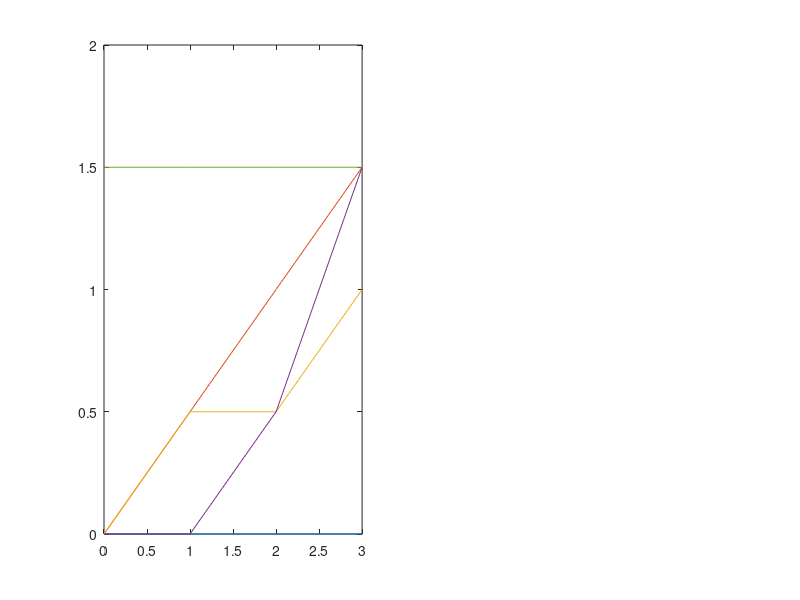

Write MATLAB code to recreate this figure. (Note: this script raises an error after producing the figure.)
% Codes for "Optimal irreversible monetary policy"
% Copyright(c) Kohei Hasui, Matsuyama University (Feb 2021).
% Note: Please use this code your own responsibility. I would not be responsible for any damage or error that might occur by using this code.

close all
clear


%
% 1: Impulses
%


% Probabilities: probH denotes Prob(rnt=rL|rn_{t-1}=rH).
%probH = 0.01; % Case (a)
probH = 0.4;  % Case (b) 

probL = 0.875; % q in article

% model params
sig      = 1;
kappa    = 0.024;
rL       = -1/4;
rH       = 1.5/4;
bet      = 1/(1+rH/100);
lambda   = 0.003;
lambdai  = 0.01;


% Horizon and state space
nperiod = 4; % t = 0,1,2,3

imin = 0;
imax = 1.5;
inti = .5;
i_grid = (imin:inti:imax)/4;
d_grid = [-1,0,1];

[imat,dmat] = ndgrid(i_grid,d_grid);

si = imat(:);
sd = dmat(:);

St = [dmat(:),imat(:)];

[~,amat] = ndgrid(i_grid,[0,0,1]);
[~,bmat] = ndgrid(i_grid,[1,0,0]);
[~,cmat] = ndgrid(i_grid,[0,1,1]);

a = amat(:).*St(:,2);
b = bmat(:).*St(:,2) + imax/4*cmat(:);

ns = size(St,1);



%
% Model 1: Policy irreversibility
%

% Policy function (state rH)
ppol_irr_H = zeros(ns,nperiod);
xpol_irr_H = zeros(ns,nperiod);
ipol_irr_H = zeros(ns,nperiod);
val_irr_H  = zeros(ns,nperiod);

% Policy function (state rL)
ppol_irr_L = zeros(ns,nperiod);
xpol_irr_L = zeros(ns,nperiod);
ipol_irr_L = zeros(ns,nperiod);
val_irr_L  = zeros(ns,nperiod);

% --Solve model backward--
% t = 3
t = nperiod;
for i_s = 1:ns
    
    a_irr_is = a(i_s); b_irr_is = b(i_s); i4_vec = a_irr_is:inti/4:b_irr_is;
    
    x_irr_4H_vec = -sig*(i4_vec-rH);
    p_irr_4H_vec = kappa*x_irr_4H_vec;
    [vH,indv_irr_H] = min(0.5*p_irr_4H_vec.^2 + lambda*0.5*x_irr_4H_vec.^2);
    
    ppol_irr_H(i_s,t) = p_irr_4H_vec(indv_irr_H);
    xpol_irr_H(i_s,t) = x_irr_4H_vec(indv_irr_H);
    ipol_irr_H(i_s,t) = i4_vec(indv_irr_H);
    val_irr_H(i_s,t) = vH;
    
    x4L_vec = -sig*(i4_vec-rL);
    p4L_vec = kappa*x4L_vec;
    [vL,indv_irr_L] = min(0.5*p4L_vec.^2 + lambda*0.5*x4L_vec.^2);
    ppol_irr_L(i_s,t) = p4L_vec(indv_irr_L);
    xpol_irr_L(i_s,t) = x4L_vec(indv_irr_L);
    ipol_irr_L(i_s,t) = i4_vec(indv_irr_L);
    val_irr_L(i_s,t) = vL;
    
end
% t = 0,1,2
for t = nperiod-1:-1:1

    for i_s = 1:ns
    
    
        ilag_irr = si(i_s);
        a_irr_is = a(i_s); b_irr_is = b(i_s); i_irr_vec = a_irr_is:inti/4:b_irr_is;
    
        ni_irr_vec = size(i_irr_vec,2);
    
        Ep_irr_H = zeros(1,ni_irr_vec);
        Ex_irr_H = zeros(1,ni_irr_vec);
        Ev_irr_H = zeros(1,ni_irr_vec);
    
        Ep_irr_L = zeros(1,ni_irr_vec);
        Ex_irr_L = zeros(1,ni_irr_vec);
        Ev_irr_L = zeros(1,ni_irr_vec);
    
        for ii = 1:ni_irr_vec
        
            it_irr = i_irr_vec(ii);  dt_irr = sign(it_irr-ilag_irr);
            hit_ind_d_irr = St(:,1)==dt_irr;
            hit_ind_i_irr = St(:,2)==it_irr;
            hit_ind_irr = hit_ind_i_irr+hit_ind_d_irr;
            ind_2_irr = find(hit_ind_irr == 2);
        
            Ep_irr_H(ii) = probH*ppol_irr_L(ind_2_irr,t+1) + (1-probH)*ppol_irr_H(ind_2_irr,t+1);
            Ex_irr_H(ii) = probH*xpol_irr_L(ind_2_irr,t+1) + (1-probH)*xpol_irr_H(ind_2_irr,t+1);
            Ev_irr_H(ii) = probH*val_irr_L(ind_2_irr,t+1)  + (1-probH)*val_irr_H(ind_2_irr,t+1);
        
            Ep_irr_L(ii) = probL*ppol_irr_L(ind_2_irr,t+1) + (1-probL)*ppol_irr_H(ind_2_irr,t+1);
            Ex_irr_L(ii) = probL*xpol_irr_L(ind_2_irr,t+1) + (1-probL)*xpol_irr_H(ind_2_irr,t+1);
            Ev_irr_L(ii) = probL*val_irr_L(ind_2_irr,t+1)  + (1-probL)*val_irr_H(ind_2_irr,t+1);
        
        
        end
    
        xt_irr_H_vec = Ex_irr_H-sig*(i_irr_vec-Ep_irr_H-rH);
        pt_irr_H_vec = bet*Ep_irr_H +kappa*xt_irr_H_vec;
        [vt_irr_H,indv_irr_H] = min(0.5*pt_irr_H_vec.^2 + lambda*0.5*xt_irr_H_vec.^2 + bet*Ev_irr_H);
    
        ppol_irr_H(i_s,t) = pt_irr_H_vec(indv_irr_H);
        xpol_irr_H(i_s,t) = xt_irr_H_vec(indv_irr_H);
        ipol_irr_H(i_s,t) = i_irr_vec(indv_irr_H);
        val_irr_H(i_s,t) = vt_irr_H;
    
        xt_irr_L_vec = Ex_irr_L -sig*(i_irr_vec-Ep_irr_L-rL);
        pt_irr_L_vec = bet*Ep_irr_L + kappa*xt_irr_L_vec;
        [vt_irr_L,indv_irr_L] = min(0.5*pt_irr_L_vec.^2 + lambda*0.5*xt_irr_L_vec.^2 + bet*Ev_irr_L);
    
        ppol_irr_L(i_s,t) = pt_irr_L_vec(indv_irr_L);
        xpol_irr_L(i_s,t) = xt_irr_L_vec(indv_irr_L);
        ipol_irr_L(i_s,t) = i_irr_vec(indv_irr_L);
        val_irr_L(i_s,t) = vt_irr_L;
    
    end

end


% --Simulate path: r^n = rL rL rH rH--
vpath_irr = zeros(nperiod,1);
ppath_irr = zeros(nperiod,1);
xpath_irr = zeros(nperiod,1);
ipath_irr = zeros(nperiod,1);
rpath_irr = zeros(nperiod,1);
dpath_irr = zeros(nperiod,1);
i_0 = 0;
d_0 = 0;

rnpath = rH*ones(1,nperiod);
rnpath(1:1) = rL;
drL    = rnpath == rL;

% t = 0; r^n = rL
    T = 1;

    indd = St(:,1) == d_0;
    indi = St(:,2) == i_0;
    indv1 =find(indd+indi == 2);
    
    v1_irr = val_irr_L(indv1,T);
    i_1 = ipol_irr_L(indv1,T);
    d_1 = sign(i_1-i_0);
    p_1 = ppol_irr_L(indv1,T);
    x_1 = xpol_irr_L(indv1,T);
    Ep_2 = (p_1-kappa*x_1)/bet;
    r_1 = i_1 - Ep_2;
    vpath_irr(T) = v1_irr; 
    ipath_irr(T) = i_1; 
    ppath_irr(T) = p_1; 
    xpath_irr(T) = x_1; 
    dpath_irr(T) = d_1;
    rpath_irr(T) = r_1; 
    
% t = 1,2,3: r^n = rL
for T = 2:nperiod
    
    drLT = drL(T);
    
    i_lag = ipath_irr(T-1);
    d_lag = dpath_irr(T-1);
    indd = St(:,1) == d_lag;
    indi = St(:,2) == i_lag;
    indv_2 =find(indd+indi == 2);
    v_t = drLT*val_irr_L(indv_2,T) + (1-drLT)*val_irr_H(indv_2,T);
    vpath_irr(T) = v_t;
    i_t = drLT*ipol_irr_L(indv_2,T) + (1-drLT)*ipol_irr_H(indv_2,T);
    d_t = sign(i_t-i_lag);
    p_t = drLT*ppol_irr_L(indv_2,T) + (1-drLT)*ppol_irr_H(indv_2,T);
    x_t = drLT*xpol_irr_L(indv_2,T) + (1-drLT)*xpol_irr_H(indv_2,T);
    Ep_t = (p_t-kappa*x_t)/bet;
    r_t = i_t - Ep_t;
    
    ipath_irr(T)  = i_t; 
    ppath_irr(T)  = p_t; 
    xpath_irr(T)  = x_t;
    dpath_irr(T)  = d_t;
    rpath_irr(T)  = r_t;
    
end


%
% Model 2: Interest rate smoothing
%

si = i_grid';

St = si;

a = min(i_grid);
b = max(i_grid);
ns = size(St,1);

ppol_irs_H = zeros(ns,nperiod);
xpol_irs_H = zeros(ns,nperiod);
ipol_irs_H = zeros(ns,nperiod);
val_irs_H  = zeros(ns,nperiod);

ppol_irs_L = zeros(ns,nperiod);
xpol_irs_L = zeros(ns,nperiod);
ipol_irs_L = zeros(ns,nperiod);
val_irs_L  = zeros(ns,nperiod);

% --Solve model backward--
% t = 3
t = nperiod;
for i_s = 1:ns
    
    i4_irs_vec = i_grid;
    i3_irs = i_grid(i_s);
    
    x4_irs_H_vec = -sig*(i4_irs_vec-rH);
    p4_irs_H_vec = kappa*x4_irs_H_vec;
    [v_irs_H,indv_irs_H] = min(0.5*(p4_irs_H_vec.^2 + lambda*x4_irs_H_vec.^2 + lambdai*(i4_irs_vec-i3_irs).^2));
    
    ppol_irs_H(i_s,t) = p4_irs_H_vec(indv_irs_H);
    xpol_irs_H(i_s,t) = x4_irs_H_vec(indv_irs_H);
    ipol_irs_H(i_s,t) = i4_irs_vec(indv_irs_H);
    val_irs_H(i_s,t) = v_irs_H;
    
    x4_irs_L_vec = -sig*(i4_irs_vec-rL);
    p4_irs_L_vec = kappa*x4_irs_L_vec;
    [v_irs_L,indv_irs_L] = min(0.5*(p4_irs_L_vec.^2 + lambda*x4_irs_L_vec.^2 + lambdai*(i4_irs_vec-i3_irs).^2));
    ppol_irs_L(i_s,t) = p4_irs_L_vec(indv_irs_L);
    xpol_irs_L(i_s,t) = x4_irs_L_vec(indv_irs_L);
    ipol_irs_L(i_s,t) = i4_irs_vec(indv_irs_L);
    val_irs_L(i_s,t) = v_irs_L;
    
end
% t = 0,1,2
for t = nperiod-1:-1:1

    for i_s = 1:ns
    
    
        ilag_irs_ = si(i_s);
        i_irs__vec = i_grid;
    
        ni_irs_vec = size(i_irs__vec,2);
    
        Ep_irs_H = zeros(1,ni_irs_vec);
        Ex_irs_H = zeros(1,ni_irs_vec);
        Ev_irs_H = zeros(1,ni_irs_vec);
        Ep_irs_L = zeros(1,ni_irs_vec);
        Ex_irs_L = zeros(1,ni_irs_vec);
        Ev_irs_L = zeros(1,ni_irs_vec);
    
        for ii = 1:ni_irs_vec
        
            it = i_irs__vec(ii);
            ind_it = find(St == it);
            Ep_irs_H(ii) = probH*ppol_irs_L(ind_it,t+1) + (1-probH)*ppol_irs_H(ind_it,t+1);
            Ex_irs_H(ii) = probH*xpol_irs_L(ind_it,t+1) + (1-probH)*xpol_irs_H(ind_it,t+1);
            Ev_irs_H(ii) = probH*val_irs_L(ind_it,t+1)  + (1-probH)*val_irs_H(ind_it,t+1);
            
            Ep_irs_L(ii) = probL*ppol_irs_L(ind_it,t+1) + (1-probL)*ppol_irs_H(ind_it,t+1);
            Ex_irs_L(ii) = probL*xpol_irs_L(ind_it,t+1) + (1-probL)*xpol_irs_H(ind_it,t+1);
            Ev_irs_L(ii) = probL*val_irs_L(ind_it,t+1)  + (1-probL)*val_irs_H(ind_it,t+1);
        
        end
        
        xt_irs_H_vec = Ex_irs_H-sig*(i_irs__vec-Ep_irs_H-rH);
        pt_irs_H_vec = bet*Ep_irs_H +kappa*xt_irs_H_vec;
        [vt_irs_H,indv_irs_H] = min(0.5*pt_irs_H_vec.^2 + lambda*0.5*xt_irs_H_vec.^2 + lambdai*0.5*(i_irs__vec-ilag_irs_).^2 + bet*Ev_irs_H);
        
        ppol_irs_H(i_s,t) = pt_irs_H_vec(indv_irs_H);
        xpol_irs_H(i_s,t) = xt_irs_H_vec(indv_irs_H);
        ipol_irs_H(i_s,t) = i_irs__vec(indv_irs_H);
        val_irs_H(i_s,t) = vt_irs_H;
        
        xt_irs_L_vec = Ex_irs_L -sig*(i_irs__vec-Ep_irs_L-rL);
        pt_irs_L_vec = bet*Ep_irs_L + kappa*xt_irs_L_vec;
        [vt_irs_L,indv_irs_L] = min(0.5*pt_irs_L_vec.^2 + lambda*0.5*xt_irs_L_vec.^2 + lambdai*0.5*(i_irs__vec-ilag_irs_).^2 + bet*Ev_irs_L);
        ppol_irs_L(i_s,t) = pt_irs_L_vec(indv_irs_L);
        xpol_irs_L(i_s,t) = xt_irs_L_vec(indv_irs_L);
        ipol_irs_L(i_s,t) = i_irs__vec(indv_irs_L);
        val_irs_L(i_s,t) = vt_irs_L;
    
    end

end

% --Simulate path: r^n = rL rL rH rH--
vpath_irs = zeros(nperiod,1);
ppath_irs = zeros(nperiod,1);
xpath_irs = zeros(nperiod,1);
ipath_irs = zeros(nperiod,1);
rpath_irs = zeros(nperiod,1);
dpath_irs = zeros(nperiod,1);
i_0 = 0;

rnpath = rH*ones(1,nperiod);
rnpath(1:1) = rL;
drL    = rnpath == rL;

% t = 1; r^n = rL
    T = 1;
    
    indi = St == i_0;
    indv1 =find(indi == 1);

    v1_irs = val_irs_L(indv1,T);
    i_1    = ipol_irs_L(indv1,T);
    d_1    = sign(i_1-i_0);
    p_1    = ppol_irs_L(indv1,T);
    x_1    = xpol_irs_L(indv1,T);
    Ep_2   = (p_1-kappa*x_1)/bet;
    r_1    = i_1 - Ep_2;
    
    vpath_irs(T) = v1_irs; 
    ipath_irs(T) = i_1; 
    ppath_irs(T) = p_1; 
    xpath_irs(T) = x_1; 
    dpath_irs(T) = d_1;
    rpath_irs(T) = r_1;

% t = 1:3 r^n = rL
for T = 2:nperiod
    
    drLT = drL(T);
    
    i_lag = ipath_irs(T-1);
    d_lag = dpath_irs(T-1);
    
    indi   = St == i_lag;
    indv_2 = find(indi == 1);
    
    v_t = drLT*val_irs_L(indv_2,T) + (1-drLT)*val_irs_H(indv_2,T);
    vpath_irs(T) = v_t;
    i_t  = drLT*ipol_irs_L(indv_2,T) + (1-drLT)*ipol_irs_H(indv_2,T);
    d_t  = sign(i_t-i_lag);
    p_t  = drLT*ppol_irs_L(indv_2,T) + (1-drLT)*ppol_irs_H(indv_2,T);
    x_t  = drLT*xpol_irs_L(indv_2,T) + (1-drLT)*xpol_irs_H(indv_2,T);
    Ep_t = (p_t-kappa*x_t)/bet;
    r_t = i_t - Ep_t;
    
    ipath_irs(T)  = i_t; 
    ppath_irs(T)  = p_t; 
    xpath_irs(T)  = x_t;
    dpath_irs(T)  = d_t;
    rpath_irs(T)  = r_t;
    
end



%
% Model 3: Pure discretion
%

ppol_pd_H = zeros(1,nperiod);
xpol_pd_H = zeros(1,nperiod);
ipol_pd_H = zeros(1,nperiod);
val_pd_H  = zeros(1,nperiod);

ppol_pd_L = zeros(1,nperiod);
xpol_pd_L = zeros(1,nperiod);
ipol_pd_L = zeros(1,nperiod);
val_pd_L  = zeros(1,nperiod);

ivec = (0:inti:1.5)/4;

% --Solve model backward--
% t = 3
    t = nperiod;
    
    x_pd_4H_vec = -sig*(ivec-rH);
    p_pd_4H_vec = kappa*x_pd_4H_vec;
    [v_pd_H,indv_pd_H] = min(0.5*p_pd_4H_vec.^2 + lambda*0.5*x_pd_4H_vec.^2);
    
    ppol_pd_H(:,t) = p_pd_4H_vec(indv_pd_H);
    xpol_pd_H(:,t) = x_pd_4H_vec(indv_pd_H);
    ipol_pd_H(:,t) = ivec(indv_pd_H);
    val_pd_H(:,t) = v_pd_H;
    
    x4_pd_L_vec = -sig*(ivec-rL);
    p4_pd_L_vec = kappa*x4_pd_L_vec;
    [v_pd_L,indv_pd_L] = min(0.5*p4_pd_L_vec.^2 + lambda*0.5*x4_pd_L_vec.^2);
    ppol_pd_L(:,t) = p4_pd_L_vec(indv_pd_L);
    xpol_pd_L(:,t) = x4_pd_L_vec(indv_pd_L);
    ipol_pd_L(:,t) = ivec(indv_pd_L);
    val_pd_L(:,t) = v_pd_L;
    
% t = 0,1,2
for t = nperiod-1:-1:1
%for i_s = 1:ns
    
    Ep_pd_H = probH*ppol_pd_L(t+1) + (1-probH)*ppol_pd_H(t+1);
    Ex_pd_H = probH*xpol_pd_L(t+1) + (1-probH)*xpol_pd_H(t+1);
    Ev_pd_H = probH*val_pd_L(t+1)  + (1-probH)*val_pd_H(t+1);
    
    Ep_pd_L = probL*ppol_pd_L(t+1) + (1-probL)*ppol_pd_H(t+1);
    Ex_pd_L = probL*xpol_pd_L(t+1) + (1-probL)*xpol_pd_H(t+1);
    Ev_pd_L = probL*val_pd_L(t+1)  + (1-probL)*val_pd_H(t+1);
    
    xt_pd_H_vec = Ex_pd_H-sig*(ivec-Ep_pd_H-rH);
    pt_pd_H_vec = bet*Ep_pd_H +kappa*xt_pd_H_vec;
    [vtH,indv_pd_H] = min(0.5*pt_pd_H_vec.^2 + lambda*0.5*xt_pd_H_vec.^2 + bet*Ev_pd_H);
    
    ppol_pd_H(t) = pt_pd_H_vec(indv_pd_H);
    xpol_pd_H(t) = xt_pd_H_vec(indv_pd_H);
    ipol_pd_H(t) = ivec(indv_pd_H);
    val_pd_H(t) = vtH;
    
    xt_pd_L_vec = Ex_pd_L -sig*(ivec-Ep_pd_L-rL);
    pt_pd_L_vec = bet*Ep_pd_L + kappa*xt_pd_L_vec;
    [vt_pd_L,indv_pd_L] = min(0.5*pt_pd_L_vec.^2 + lambda*0.5*xt_pd_L_vec.^2 + bet*Ev_pd_L);
    ppol_pd_L(t) = pt_pd_L_vec(indv_pd_L);
    xpol_pd_L(t) = xt_pd_L_vec(indv_pd_L);
    ipol_pd_L(t) = ivec(indv_pd_L);
    val_pd_L(t) = vt_pd_L;
    
end

% --Simulate path: r^n = rL rL rH rH--
vpath_pd = zeros(nperiod,1);
ppath_pd = zeros(nperiod,1);
xpath_pd = zeros(nperiod,1);
ipath_pd = zeros(nperiod,1);
rnpath_pd = zeros(nperiod,1);
rpath_pd = zeros(nperiod,1);
i_0 = rH;

% t = 1; r^n = rL
    T = 1;
    v1_pd = val_pd_L(T);
    vpath_pd(T) = v1_pd; 
    i_1 = ipol_pd_L(T);
    p_1 = ppol_pd_L(T);
    x_1 = xpol_pd_L(T);
    Ep_2 = (p_1-kappa*x_1)/bet;
    r_1 = i_1 - Ep_2; 
    ppath_pd(T) = p_1; 
    xpath_pd(T) = x_1;
    rpath_pd(T) = r_1;
    ipath_pd(T) = i_1;
    %rnpath_pd(T) = rL;

% t = 2: r^n = rL
for T = 2:nperiod
    
    drLT = drL(T);
    
    v_t_pd = drLT*val_pd_L(T)+(1-drLT)*val_pd_H(T);
    vpath_pd(T) = v_t_pd;
    i_t = drLT*ipol_pd_L(T)+(1-drLT)*ipol_pd_H(T);
    p_t = drLT*ppol_pd_L(T)+(1-drLT)*ppol_pd_H(T);
    x_t = drLT*xpol_pd_L(T)+(1-drLT)*xpol_pd_H(T);
    Ep_t = (p_t-kappa*x_t)/bet;
    r_t = i_t - Ep_t; 
    ipath_pd(T) = i_t; 
    ppath_pd(T) = p_t; 
    xpath_pd(T) = x_t;
    rpath_pd(T) = r_t;

end


%
% Model 4: Commitment
%

rngrid   = [rL rH];
rn       = rngrid';
rnpath   = [rL rH rH rH];
i_choice = [0 0.5 1 1.5]/4;

[i0mat,i1mat,i2mat,i3mat] = ndgrid(i_choice,i_choice,i_choice,i_choice);

imat = [i0mat(:),i1mat(:),i2mat(:),i3mat(:)];
[ni,~] = size(imat);

nrn = size(rngrid,2);
indL = 1;
indH = 2;

vpath_com3 = zeros(ni,nperiod+1,nrn);
ppath_com3 = zeros(ni,nperiod+1,nrn);
xpath_com3 = zeros(ni,nperiod+1,nrn);

vimps_com  = zeros(ni,nperiod);
pimps_com  = zeros(ni,nperiod);
ximps_com  = zeros(ni,nperiod);
epimps_com = zeros(ni,nperiod);

% --Solve model backwardly--
for ii = 1:ni
    
    ipath_i = imat(ii,:);
    
    for t = nperiod:-1:1
        
        rn_t = rnpath(t);
        i_t  = ipath_i(t);
        dum_rH = rn_t == rH; 
        
        Ep = [probL*(ppath_com3(ii,t+1,indL)) + (1-probL)*(ppath_com3(ii,t+1,indH));probH*(ppath_com3(ii,t+1,indL)) + (1-probH)*(ppath_com3(ii,t+1,indH))];
        Ex = [probL*(xpath_com3(ii,t+1,indL)) + (1-probL)*(xpath_com3(ii,t+1,indH));probH*(xpath_com3(ii,t+1,indL)) + (1-probH)*(xpath_com3(ii,t+1,indH))];
        Ev = [probL*(vpath_com3(ii,t+1,indL)) + (1-probL)*(vpath_com3(ii,t+1,indH));probH*(vpath_com3(ii,t+1,indL)) + (1-probH)*(vpath_com3(ii,t+1,indH))];
        
        x_t = Ex - sig*(i_t - Ep - rn);
        p_t = bet*Ep + kappa*x_t;
        v_t = 0.5*(p_t.^2 + lambda*x_t.^2) + bet*Ev;
        
        ppath_com3(ii,t,indL) = p_t(indL); ppath_com3(ii,t,indH) = p_t(indH);
        xpath_com3(ii,t,indL) = x_t(indL); xpath_com3(ii,t,indH) = x_t(indH);
        vpath_com3(ii,t,indL) = v_t(indL); vpath_com3(ii,t,indH) = v_t(indH);
        
        vimps_com(ii,t) = (1-dum_rH)*v_t(indL) + dum_rH*v_t(indH);
        pimps_com(ii,t) = (1-dum_rH)*p_t(indL) + dum_rH*p_t(indH);
        ximps_com(ii,t) = (1-dum_rH)*x_t(indL) + dum_rH*x_t(indH);
        epimps_com(ii,t) = (1-dum_rH)*Ep(indL) + dum_rH*Ep(indH);
    
    end
    
    
end


[vmin,i_optpath] = min(vimps_com(:,1));
indv_double = sum(vimps_com(:,1) == vmin);
v1_com = vmin;

if indv_double ~= 1
    warning('Minimum value is not unique.')
end

xpath_com = ximps_com(i_optpath,:);
ppath_com = pimps_com(i_optpath,:);
ipath_com = imat(i_optpath,:);
rpath_com = ipath_com-epimps_com(i_optpath,:);


%
% Plot figure
%

tgrid = 0:3;
titlefontsize = 17;
    
figure(1)
subplot(1,2,1)
    h = plot(tgrid,4*ipath_com,tgrid,4*ipath_pd,tgrid,4*ipath_irs,tgrid,4*ipath_irr,tgrid,1.5*ones(size(tgrid)));
    legend('Commitment','Pure discretion','Interest rate smoothing','With irreversibility','Interpreter','Latex','fontsize',10,'EdgeColor','n')
    set(h(1),'color','black','linewidth',1);
    set(h(2),'color','black','linewidth',2,'linestyle',':','Marker','^');
    set(h(3),'color','red','linewidth',1.5,'linestyle','--','Marker','x');
    set(h(4),'color','blue','linewidth',1,'Marker','o');
    set(h(5),'color','black','linestyle','--');
    xticks(tgrid)
    ylim([-0.5 2])
    title(['$p = ',num2str(probH),'$'],'Interpreter','Latex','fontsize',titlefontsize);
    ylabel('Nominal interest rate','fontsize',titlefontsize,'FontName','Times')
    xlabel('Periods','fontsize',titlefontsize,'FontName','Times');
    
    h_axes = gca;
    h_axes.XAxis.FontSize = titlefontsize;
    h_axes.XAxis.FontName = 'Times';
    
    h_axes = gca;
    h_axes.YAxis.FontSize = titlefontsize;
    h_axes.YAxis.FontName = 'Times';
    
subplot(1,2,2)
    h = plot(tgrid,4*rnpath,tgrid,4*rpath_com,tgrid,4*rpath_pd,tgrid,4*rpath_irs,tgrid,4*rpath_irr,tgrid,1.5*ones(size(tgrid)));
    set(h(1),'color',[0.6,0.6,0.6],'linewidth',1);
    set(h(2),'color','black','linewidth',1);
    set(h(3),'color','black','linewidth',2,'linestyle',':','Marker','^');
    set(h(4),'color','red','linewidth',1.5,'linestyle','--','Marker','x');
    set(h(5),'color','blue','linewidth',1,'Marker','o');
    set(h(6),'color','black','linestyle','--');
    xticks(tgrid)
    ylim([-2 2])
    title(['$p = ',num2str(probH),'$'],'Interpreter','Latex','fontsize',titlefontsize);
    ylabel('Real interest rate','fontsize',titlefontsize,'FontName','Times');
    xlabel('Periods','fontsize',titlefontsize,'FontName','Times');
    legend(h(1),'Natural rate','Interpreter','Latex','fontsize',10,'EdgeColor','n')
    
    h_axes = gca;
    h_axes.XAxis.FontSize = titlefontsize;
    h_axes.XAxis.FontName = 'Times';
    
    h_axes = gca;
    h_axes.YAxis.FontSize = titlefontsize;
    h_axes.YAxis.FontName = 'Times';
    
    
%
% 2: i^* and probablities
%

params = [sig,kappa,bet,rL,rH,lambda];

pHgrid = (0:0.001:1)';
npH = size(pHgrid,1);
i0grid = zeros(npH,1);
i1grid = zeros(npH,1);
i2grid = zeros(npH,1);
v1grid = zeros(npH,1);

v1i0grid = zeros(npH,1);
v1in0grid = zeros(npH,1);

v105grid = zeros(npH,1);
v11grid = zeros(npH,1);
v115grid = zeros(npH,1);

indv1grid = zeros(npH,1);
indv2grid = zeros(npH,1);

for j = 1:npH
    
    probHj    = pHgrid(j);
    
    % recall function
    [i0j,i1j,i2j,v1j,v1i0j,v1in0j,v205j,v21j,v215j,indv1j,indv2j] = func_i1pH(probHj,probL,params);
    
    i0grid(j) = 4*i0j;
    i1grid(j) = 4*i1j;
    i2grid(j) = 4*i2j;
    v1grid(j) = v1j;
    
    v1i0grid(j)  = v1i0j;
    v1in0grid(j) = v1in0j;
    
    v105grid(j) = v205j;
    v11grid(j)  = v21j;
    v115grid(j) = v215j;
    
    indv1grid(j) = indv1j;
    indv2grid(j) = indv2j;
     
end

ind_n0 = find(i0grid ~= 0);

N1 = v1i0grid-v1in0grid;
N1(ind_n0) = NaN;
[~,ind_probHstar] = min(abs(N1));
pHstar = pHgrid(ind_probHstar);

N105 = v1i0grid-v105grid;

%
% Plot figure
%
figure(2)
    h = plot(pHgrid,i1grid,[pHstar pHstar],[-10 10]);
        xlabel('$p_{\rm H}$','FontSize',titlefontsize,'Interpreter','Latex')
        set(h(1),'LineWidth',1.8,'color','black')
        set(h(2),'LineWidth',0.5,'color','black','LineStyle',':')
        ylabel('$4\times i_1^*$','FontSize',titlefontsize,'Interpreter','Latex')
        ylim([0 1.5])
    
    h_axes = gca;
    h_axes.XAxis.FontSize = titlefontsize;
    h_axes.XAxis.FontName = 'Times';
    
    h_axes = gca;
    h_axes.YAxis.FontSize = titlefontsize;
    h_axes.YAxis.FontName = 'Times';